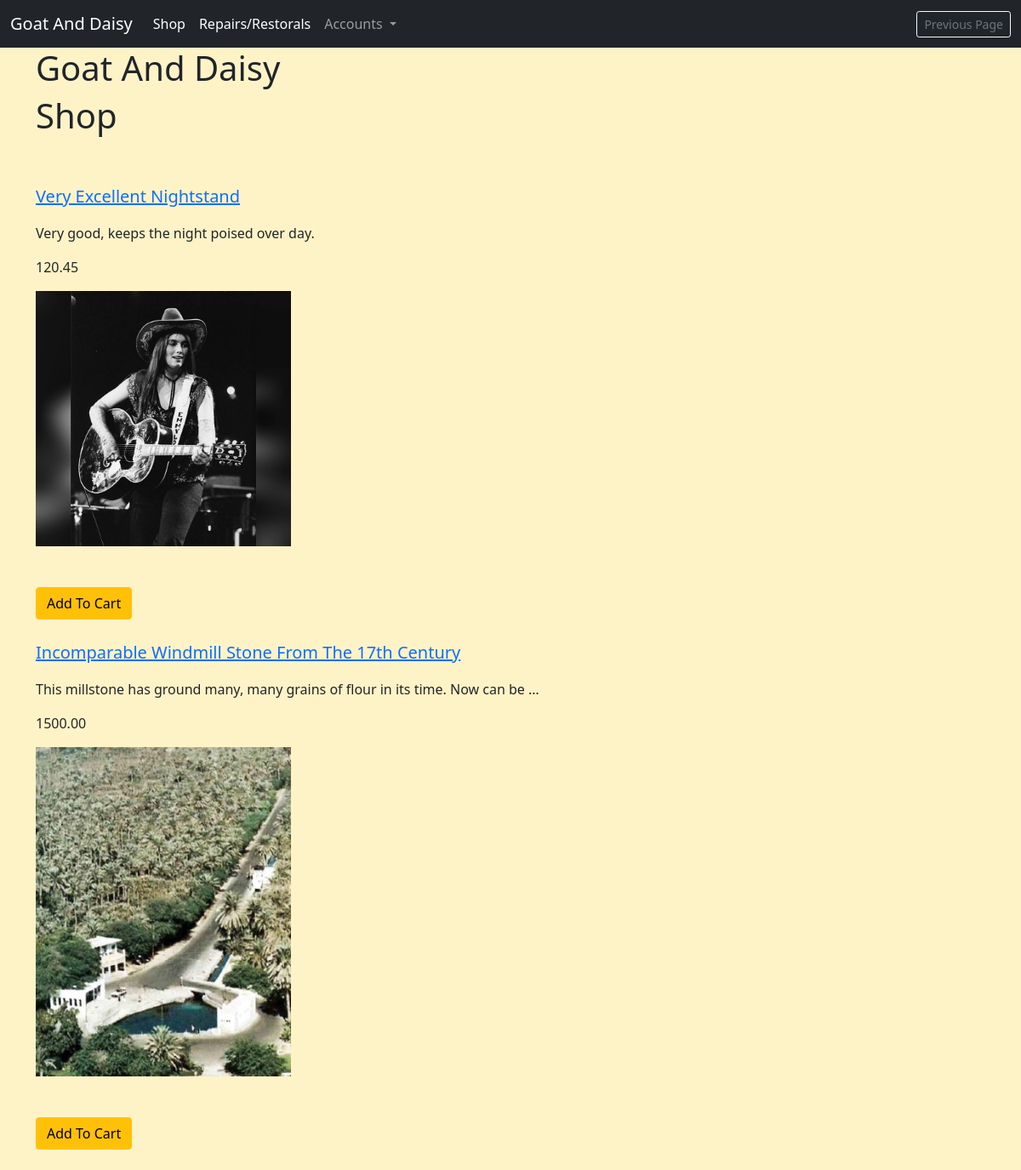
The app's page /shop/ with its own data.
### shop/models.py (models this page shows, shortened)
class ShopItems(models.Model):
    title = models.CharField(max_length=255)
    description = models.TextField()
    price = models.DecimalField(decimal_places=2, max_digits=12)
    is_available = models.BooleanField(default=True)
    class Meta:
        verbose_name_plural = "Shop Items"

class ShopItemImage(models.Model):
    product = models.ForeignKey(
        ShopItems, on_delete=models.CASCADE, related_name='images')
    is_primary_image = models.BooleanField(default=False)
    image = models.ImageField(upload_to='shop/images')

### shop/views.py (the view)
# urls.py: path('', views.ShopFront.as_view(), name="shop"),
class ShopFront(ListView):
    model = ShopItems
    template_name = 'shop/shop.html'
    queryset = ShopItems.objects.prefetch_related('images').all()
    context_object_name = "products"

### invoices/contexts.py (called while the page is built, shortened)
def shopping_cart(request):
    template_cart = []
    products_count = 0
    order_amount = 0
    shipping = 500
    cart = request.session.get('cart', {})
    for item in enumerate(template_cart):
        products_count += 1
    order_total = order_amount + shipping
    stripe_total = round(order_total * 100)
    context = {
        'template_cart': template_cart,
        'products_count': products_count,
        'order_amount': order_amount,
        'shipping': shipping,
        'order_total': order_total,
        'stripe_total': stripe_total,
    }
    return context

### profiles/templatetags/user_in_group_tag.py (called while the page is built)
@register.filter(name='has_group')
def has_group(user, group_name):
    try:
        group = Group.objects.get(name=group_name)
    except Group.DoesNotExist:
        return False
    return group in user.groups.all()

### shop/templates/shop/shop.html (shortened to what this page needs)
{% extends 'base.html' %}
{% block content %}
<h1>Shop</h1>
{% for product in products %}
    {% if product.is_available %}
    <p class="lead"><a href="{% url 'shop_item' pk=product.id %}">{{ product.title }}</a></p>
    <p>{{ product.description|truncatewords:15 }}</p>
    <p>{{ product.price }}</p>
    {% for image in product.images.all %}
        {% if image.is_primary_image %}
        <img src="{{ image.image.url }}" alt="" style="width:300px;">
        {% endif %}
    {% endfor %}
    <br><br><br>
    <form action="{% url 'add_to_cart' product.id %}" method=POST>
        <input type="submit" value="Add To Cart" class="btn btn-warning">
    </form>
    {% endif %}
<br>
{% endfor %}
{% endblock %}

### static/css/site_base_custom.css (style rules this page uses)
body { background-color: var(--amber-100); }

### records on screen
ShopItems: title "Very Excellent Nightstand", description "Very good, keeps the night poised over day.", price "120.45"
ShopItemImage: image (picture)
ShopItems: title "Incomparable Windmill Stone From The 17th Century", description "This millstone has ground many, many grains of flour in its time. Now can be …", price "1500.00"
ShopItemImage: image (picture)
